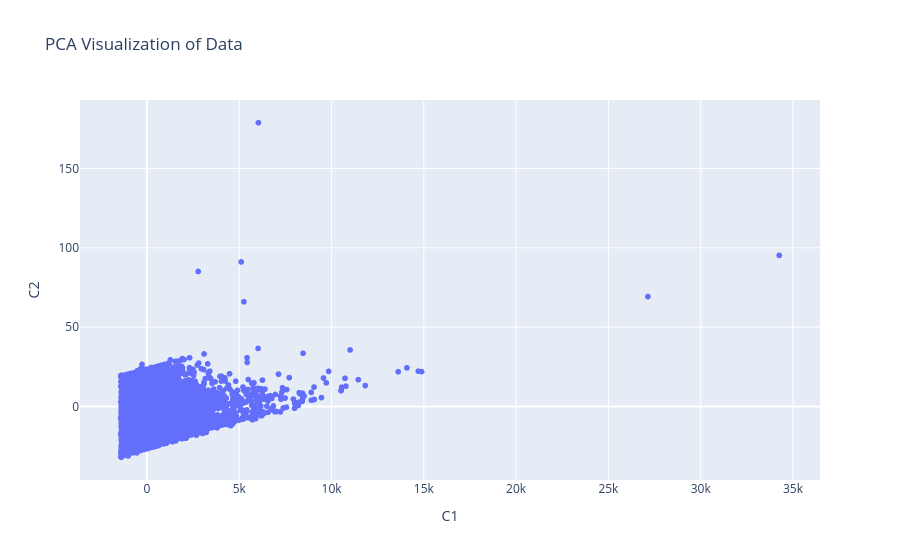

Write notebook code for a chart like this one.
### Markdown cell above
# ---> PCA Visualization

### Code cell
pca = PCA(n_components=2)

x_pca = pca.fit_transform(X)
pca_df = pd.DataFrame(
    x_pca,
    columns = ['C1', 'C2']
)

fig = px.scatter(
    pca_df,
    x = 'C1',
    y = 'C2',
    title = 'PCA Visualization of Data'
)
fig.show()
fig.write_image("../visualizations/regression/distribution_pca_2d.png")

### Figure 1 — Plotly figure (JSON) as saved in the notebook; plotly's stock layout.template omitted (floating-point values rounded to 4 significant figures; data arrays with more than 128 entries replaced by an {"elided": "..."} marker saying what was removed)
{"data": [{"hovertemplate": "C1=%{x}<br>C2=%{y}<extra></extra>", "legendgroup": "", "marker": {"color": "#636efa", "symbol": "circle"}, "mode": "markers", "name": "", "showlegend": false, "type": "scattergl", "x": {"elided": "20640 float values"}, "xaxis": "x", "y": {"elided": "20640 float values"}, "yaxis": "y"}], "layout": {"legend": {"tracegroupgap": 0}, "title": {"text": "PCA Visualization of Data"}, "xaxis": {"anchor": "y", "domain": [0, 1], "title": {"text": "C1"}}, "yaxis": {"anchor": "x", "domain": [0, 1], "title": {"text": "C2"}}}}
